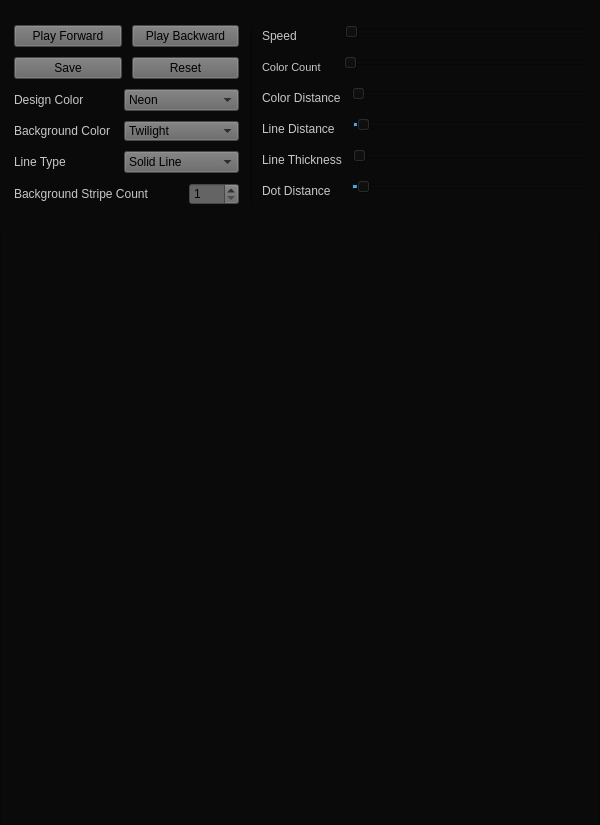
<?xml version="1.0" encoding="UTF-8"?>
<ui version="4.0">
 <class>Form</class>
 <widget class="QWidget" name="Form">
  <property name="geometry">
   <rect>
    <x>0</x>
    <y>0</y>
    <width>600</width>
    <height>825</height>
   </rect>
  </property>
  <property name="minimumSize">
   <size>
    <width>600</width>
    <height>800</height>
   </size>
  </property>
  <property name="windowTitle">
   <string>Form</string>
  </property>
  <property name="styleSheet">
   <string notr="true">background-color: rgb(10, 10, 10);</string>
  </property>
  <widget class="QGraphicsView" name="graphicsView">
   <property name="geometry">
    <rect>
     <x>0</x>
     <y>225</y>
     <width>600</width>
     <height>600</height>
    </rect>
   </property>
   <property name="sizePolicy">
    <sizepolicy hsizetype="Expanding" vsizetype="Expanding">
     <horstretch>0</horstretch>
     <verstretch>0</verstretch>
    </sizepolicy>
   </property>
   <property name="minimumSize">
    <size>
     <width>600</width>
     <height>600</height>
    </size>
   </property>
   <property name="maximumSize">
    <size>
     <width>2000</width>
     <height>2000</height>
    </size>
   </property>
   <property name="font">
    <font>
     <stylestrategy>PreferAntialias</stylestrategy>
    </font>
   </property>
   <property name="styleSheet">
    <string notr="true">background-color: rgb(10, 10, 10);</string>
   </property>
   <property name="verticalScrollBarPolicy">
    <enum>Qt::ScrollBarAlwaysOff</enum>
   </property>
   <property name="horizontalScrollBarPolicy">
    <enum>Qt::ScrollBarAlwaysOff</enum>
   </property>
   <property name="sizeAdjustPolicy">
    <enum>QAbstractScrollArea::AdjustIgnored</enum>
   </property>
   <property name="renderHints">
    <set>QPainter::Antialiasing</set>
   </property>
   <property name="cacheMode">
    <set>QGraphicsView::CacheNone</set>
   </property>
   <property name="viewportUpdateMode">
    <enum>QGraphicsView::MinimalViewportUpdate</enum>
   </property>
   <property name="rubberBandSelectionMode">
    <enum>Qt::IntersectsItemShape</enum>
   </property>
  </widget>
  <widget class="QWidget" name="verticalLayoutWidget">
   <property name="geometry">
    <rect>
     <x>-1</x>
     <y>-1</y>
     <width>752</width>
     <height>232</height>
    </rect>
   </property>
   <layout class="QVBoxLayout" name="verticalLayout_00">
    <property name="spacing">
     <number>5</number>
    </property>
    <item>
     <layout class="QHBoxLayout" name="horizontalLayout_00_widget_area">
      <property name="spacing">
       <number>10</number>
      </property>
      <property name="sizeConstraint">
       <enum>QLayout::SetDefaultConstraint</enum>
      </property>
      <property name="leftMargin">
       <number>5</number>
      </property>
      <property name="topMargin">
       <number>5</number>
      </property>
      <property name="rightMargin">
       <number>5</number>
      </property>
      <property name="bottomMargin">
       <number>5</number>
      </property>
      <item>
       <spacer name="horizontalSpacer_00_left">
        <property name="orientation">
         <enum>Qt::Horizontal</enum>
        </property>
        <property name="sizeType">
         <enum>QSizePolicy::Fixed</enum>
        </property>
        <property name="sizeHint" stdset="0">
         <size>
          <width>10</width>
          <height>5</height>
         </size>
        </property>
       </spacer>
      </item>
      <item>
       <layout class="QVBoxLayout" name="verticalLayout_01_buttons_and_combo_boxes">
        <item>
         <layout class="QHBoxLayout" name="horizontalLayout_01_forward_and_backward">
          <item>
           <widget class="QPushButton" name="play_forward_button">
            <property name="palette">
             <palette>
              <active>
               <colorrole role="Button">
                <brush brushstyle="SolidPattern">
                 <color alpha="255">
                  <red>100</red>
                  <green>100</green>
                  <blue>100</blue>
                 </color>
                </brush>
               </colorrole>
               <colorrole role="Base">
                <brush brushstyle="SolidPattern">
                 <color alpha="255">
                  <red>100</red>
                  <green>100</green>
                  <blue>100</blue>
                 </color>
                </brush>
               </colorrole>
               <colorrole role="Window">
                <brush brushstyle="SolidPattern">
                 <color alpha="255">
                  <red>100</red>
                  <green>100</green>
                  <blue>100</blue>
                 </color>
                </brush>
               </colorrole>
              </active>
              <inactive>
               <colorrole role="Button">
                <brush brushstyle="SolidPattern">
                 <color alpha="255">
                  <red>100</red>
                  <green>100</green>
                  <blue>100</blue>
                 </color>
                </brush>
               </colorrole>
               <colorrole role="Base">
                <brush brushstyle="SolidPattern">
                 <color alpha="255">
                  <red>100</red>
                  <green>100</green>
                  <blue>100</blue>
                 </color>
                </brush>
               </colorrole>
               <colorrole role="Window">
                <brush brushstyle="SolidPattern">
                 <color alpha="255">
                  <red>100</red>
                  <green>100</green>
                  <blue>100</blue>
                 </color>
                </brush>
               </colorrole>
              </inactive>
              <disabled>
               <colorrole role="Button">
                <brush brushstyle="SolidPattern">
                 <color alpha="255">
                  <red>100</red>
                  <green>100</green>
                  <blue>100</blue>
                 </color>
                </brush>
               </colorrole>
               <colorrole role="Base">
                <brush brushstyle="SolidPattern">
                 <color alpha="255">
                  <red>100</red>
                  <green>100</green>
                  <blue>100</blue>
                 </color>
                </brush>
               </colorrole>
               <colorrole role="Window">
                <brush brushstyle="SolidPattern">
                 <color alpha="255">
                  <red>100</red>
                  <green>100</green>
                  <blue>100</blue>
                 </color>
                </brush>
               </colorrole>
              </disabled>
             </palette>
            </property>
            <property name="toolTip">
             <string>&lt;html&gt;&lt;head/&gt;&lt;body&gt;&lt;p&gt;Move image forward&lt;/p&gt;&lt;/body&gt;&lt;/html&gt;</string>
            </property>
            <property name="styleSheet">
             <string notr="true">background-color: rgb(100, 100, 100);</string>
            </property>
            <property name="text">
             <string>Play Forward</string>
            </property>
           </widget>
          </item>
          <item>
           <widget class="QPushButton" name="play_backward_button">
            <property name="palette">
             <palette>
              <active>
               <colorrole role="Button">
                <brush brushstyle="SolidPattern">
                 <color alpha="255">
                  <red>100</red>
                  <green>100</green>
                  <blue>100</blue>
                 </color>
                </brush>
               </colorrole>
               <colorrole role="Base">
                <brush brushstyle="SolidPattern">
                 <color alpha="255">
                  <red>100</red>
                  <green>100</green>
                  <blue>100</blue>
                 </color>
                </brush>
               </colorrole>
               <colorrole role="Window">
                <brush brushstyle="SolidPattern">
                 <color alpha="255">
                  <red>100</red>
                  <green>100</green>
                  <blue>100</blue>
                 </color>
                </brush>
               </colorrole>
              </active>
              <inactive>
               <colorrole role="Button">
                <brush brushstyle="SolidPattern">
                 <color alpha="255">
                  <red>100</red>
                  <green>100</green>
                  <blue>100</blue>
                 </color>
                </brush>
               </colorrole>
               <colorrole role="Base">
                <brush brushstyle="SolidPattern">
                 <color alpha="255">
                  <red>100</red>
                  <green>100</green>
                  <blue>100</blue>
                 </color>
                </brush>
               </colorrole>
               <colorrole role="Window">
                <brush brushstyle="SolidPattern">
                 <color alpha="255">
                  <red>100</red>
                  <green>100</green>
                  <blue>100</blue>
                 </color>
                </brush>
               </colorrole>
              </inactive>
              <disabled>
               <colorrole role="Button">
                <brush brushstyle="SolidPattern">
                 <color alpha="255">
                  <red>100</red>
                  <green>100</green>
                  <blue>100</blue>
                 </color>
                </brush>
               </colorrole>
               <colorrole role="Base">
                <brush brushstyle="SolidPattern">
                 <color alpha="255">
                  <red>100</red>
                  <green>100</green>
                  <blue>100</blue>
                 </color>
                </brush>
               </colorrole>
               <colorrole role="Window">
                <brush brushstyle="SolidPattern">
                 <color alpha="255">
                  <red>100</red>
                  <green>100</green>
                  <blue>100</blue>
                 </color>
                </brush>
               </colorrole>
              </disabled>
             </palette>
            </property>
            <property name="toolTip">
             <string>&lt;html&gt;&lt;head/&gt;&lt;body&gt;&lt;p&gt;Move image backward&lt;/p&gt;&lt;/body&gt;&lt;/html&gt;</string>
            </property>
            <property name="styleSheet">
             <string notr="true">background-color: rgb(100, 100, 100);</string>
            </property>
            <property name="text">
             <string>Play Backward</string>
            </property>
           </widget>
          </item>
         </layout>
        </item>
        <item>
         <layout class="QHBoxLayout" name="horizontalLayout_02_save_and_reset">
          <item>
           <widget class="QPushButton" name="save_button">
            <property name="palette">
             <palette>
              <active>
               <colorrole role="Button">
                <brush brushstyle="SolidPattern">
                 <color alpha="255">
                  <red>100</red>
                  <green>100</green>
                  <blue>100</blue>
                 </color>
                </brush>
               </colorrole>
               <colorrole role="Base">
                <brush brushstyle="SolidPattern">
                 <color alpha="255">
                  <red>100</red>
                  <green>100</green>
                  <blue>100</blue>
                 </color>
                </brush>
               </colorrole>
               <colorrole role="Window">
                <brush brushstyle="SolidPattern">
                 <color alpha="255">
                  <red>100</red>
                  <green>100</green>
                  <blue>100</blue>
                 </color>
                </brush>
               </colorrole>
              </active>
              <inactive>
               <colorrole role="Button">
                <brush brushstyle="SolidPattern">
                 <color alpha="255">
                  <red>100</red>
                  <green>100</green>
                  <blue>100</blue>
                 </color>
                </brush>
               </colorrole>
               <colorrole role="Base">
                <brush brushstyle="SolidPattern">
                 <color alpha="255">
                  <red>100</red>
                  <green>100</green>
                  <blue>100</blue>
                 </color>
                </brush>
               </colorrole>
               <colorrole role="Window">
                <brush brushstyle="SolidPattern">
                 <color alpha="255">
                  <red>100</red>
                  <green>100</green>
                  <blue>100</blue>
                 </color>
                </brush>
               </colorrole>
              </inactive>
              <disabled>
               <colorrole role="Button">
                <brush brushstyle="SolidPattern">
                 <color alpha="255">
                  <red>100</red>
                  <green>100</green>
                  <blue>100</blue>
                 </color>
                </brush>
               </colorrole>
               <colorrole role="Base">
                <brush brushstyle="SolidPattern">
                 <color alpha="255">
                  <red>100</red>
                  <green>100</green>
                  <blue>100</blue>
                 </color>
                </brush>
               </colorrole>
               <colorrole role="Window">
                <brush brushstyle="SolidPattern">
                 <color alpha="255">
                  <red>100</red>
                  <green>100</green>
                  <blue>100</blue>
                 </color>
                </brush>
               </colorrole>
              </disabled>
             </palette>
            </property>
            <property name="toolTip">
             <string>&lt;html&gt;&lt;head/&gt;&lt;body&gt;&lt;p&gt;Save current image as a PNG file&lt;/p&gt;&lt;/body&gt;&lt;/html&gt;</string>
            </property>
            <property name="styleSheet">
             <string notr="true">background-color: rgb(100, 100, 100);</string>
            </property>
            <property name="text">
             <string>Save</string>
            </property>
           </widget>
          </item>
          <item>
           <widget class="QPushButton" name="reset_button">
            <property name="palette">
             <palette>
              <active>
               <colorrole role="Button">
                <brush brushstyle="SolidPattern">
                 <color alpha="255">
                  <red>100</red>
                  <green>100</green>
                  <blue>100</blue>
                 </color>
                </brush>
               </colorrole>
               <colorrole role="Base">
                <brush brushstyle="SolidPattern">
                 <color alpha="255">
                  <red>100</red>
                  <green>100</green>
                  <blue>100</blue>
                 </color>
                </brush>
               </colorrole>
               <colorrole role="Window">
                <brush brushstyle="SolidPattern">
                 <color alpha="255">
                  <red>100</red>
                  <green>100</green>
                  <blue>100</blue>
                 </color>
                </brush>
               </colorrole>
              </active>
              <inactive>
               <colorrole role="Button">
                <brush brushstyle="SolidPattern">
                 <color alpha="255">
                  <red>100</red>
                  <green>100</green>
                  <blue>100</blue>
                 </color>
                </brush>
               </colorrole>
               <colorrole role="Base">
                <brush brushstyle="SolidPattern">
                 <color alpha="255">
                  <red>100</red>
                  <green>100</green>
                  <blue>100</blue>
                 </color>
                </brush>
               </colorrole>
               <colorrole role="Window">
                <brush brushstyle="SolidPattern">
                 <color alpha="255">
                  <red>100</red>
                  <green>100</green>
                  <blue>100</blue>
                 </color>
                </brush>
               </colorrole>
              </inactive>
              <disabled>
               <colorrole role="Button">
                <brush brushstyle="SolidPattern">
                 <color alpha="255">
                  <red>100</red>
                  <green>100</green>
                  <blue>100</blue>
                 </color>
                </brush>
               </colorrole>
               <colorrole role="Base">
                <brush brushstyle="SolidPattern">
                 <color alpha="255">
                  <red>100</red>
                  <green>100</green>
                  <blue>100</blue>
                 </color>
                </brush>
               </colorrole>
               <colorrole role="Window">
                <brush brushstyle="SolidPattern">
                 <color alpha="255">
                  <red>100</red>
                  <green>100</green>
                  <blue>100</blue>
                 </color>
                </brush>
               </colorrole>
              </disabled>
             </palette>
            </property>
            <property name="toolTip">
             <string>&lt;html&gt;&lt;head/&gt;&lt;body&gt;&lt;p&gt;Reset to default settings&lt;/p&gt;&lt;/body&gt;&lt;/html&gt;</string>
            </property>
            <property name="styleSheet">
             <string notr="true">background-color: rgb(100, 100, 100);</string>
            </property>
            <property name="text">
             <string>Reset</string>
            </property>
           </widget>
          </item>
         </layout>
        </item>
        <item>
         <layout class="QVBoxLayout" name="verticalLayout_03_combo_boxes">
          <item>
           <layout class="QHBoxLayout" name="horizontalLayout_03_design_color">
            <item>
             <widget class="QLabel" name="label_00_design_color">
              <property name="enabled">
               <bool>true</bool>
              </property>
              <property name="sizePolicy">
               <sizepolicy hsizetype="Fixed" vsizetype="Fixed">
                <horstretch>0</horstretch>
                <verstretch>0</verstretch>
               </sizepolicy>
              </property>
              <property name="minimumSize">
               <size>
                <width>100</width>
                <height>0</height>
               </size>
              </property>
              <property name="styleSheet">
               <string notr="true">color: rgb(200, 200, 200);</string>
              </property>
              <property name="text">
               <string>Design Color</string>
              </property>
              <property name="alignment">
               <set>Qt::AlignLeading|Qt::AlignLeft|Qt::AlignVCenter</set>
              </property>
             </widget>
            </item>
            <item>
             <widget class="QComboBox" name="combo_box_00_design_color">
              <property name="minimumSize">
               <size>
                <width>115</width>
                <height>0</height>
               </size>
              </property>
              <property name="maximumSize">
               <size>
                <width>125</width>
                <height>16777215</height>
               </size>
              </property>
              <property name="toolTip">
               <string>&lt;html&gt;&lt;head/&gt;&lt;body&gt;&lt;p&gt;Change the design color set&lt;/p&gt;&lt;/body&gt;&lt;/html&gt;</string>
              </property>
              <property name="styleSheet">
               <string notr="true">background-color: rgb(100, 100, 100);</string>
              </property>
              <property name="currentText">
               <string>Neon</string>
              </property>
              <property name="placeholderText">
               <string/>
              </property>
              <item>
               <property name="text">
                <string>Neon</string>
               </property>
              </item>
              <item>
               <property name="text">
                <string>Warm</string>
               </property>
              </item>
              <item>
               <property name="text">
                <string>Golden</string>
               </property>
              </item>
              <item>
               <property name="text">
                <string>Rustic</string>
               </property>
              </item>
              <item>
               <property name="text">
                <string>Greytone</string>
               </property>
              </item>
             </widget>
            </item>
           </layout>
          </item>
          <item>
           <layout class="QHBoxLayout" name="horizontalLayout_04_background_color">
            <item>
             <widget class="QLabel" name="label_01_background_color">
              <property name="enabled">
               <bool>true</bool>
              </property>
              <property name="minimumSize">
               <size>
                <width>100</width>
                <height>0</height>
               </size>
              </property>
              <property name="styleSheet">
               <string notr="true">color: rgb(200, 200, 200);</string>
              </property>
              <property name="text">
               <string>Background Color</string>
              </property>
              <property name="alignment">
               <set>Qt::AlignLeading|Qt::AlignLeft|Qt::AlignVCenter</set>
              </property>
             </widget>
            </item>
            <item>
             <widget class="QComboBox" name="combo_box_01_background_colors">
              <property name="minimumSize">
               <size>
                <width>115</width>
                <height>20</height>
               </size>
              </property>
              <property name="maximumSize">
               <size>
                <width>100</width>
                <height>16777215</height>
               </size>
              </property>
              <property name="toolTip">
               <string>&lt;html&gt;&lt;head/&gt;&lt;body&gt;&lt;p&gt;Change the background color set&lt;/p&gt;&lt;/body&gt;&lt;/html&gt;</string>
              </property>
              <property name="whatsThis">
               <string>&lt;html&gt;&lt;head/&gt;&lt;body&gt;&lt;p&gt;&lt;br/&gt;&lt;/p&gt;&lt;/body&gt;&lt;/html&gt;</string>
              </property>
              <property name="styleSheet">
               <string notr="true">background-color: rgb(100, 100, 100);</string>
              </property>
              <property name="editable">
               <bool>false</bool>
              </property>
              <property name="currentText">
               <string>Twilight</string>
              </property>
              <property name="sizeAdjustPolicy">
               <enum>QComboBox::AdjustToContentsOnFirstShow</enum>
              </property>
              <property name="placeholderText">
               <string/>
              </property>
              <item>
               <property name="text">
                <string>Twilight</string>
               </property>
              </item>
              <item>
               <property name="text">
                <string>Sunset</string>
               </property>
              </item>
              <item>
               <property name="text">
                <string>Candyland</string>
               </property>
              </item>
              <item>
               <property name="text">
                <string>Ocean View</string>
               </property>
              </item>
              <item>
               <property name="text">
                <string>Midnight</string>
               </property>
              </item>
             </widget>
            </item>
           </layout>
          </item>
          <item>
           <layout class="QHBoxLayout" name="horizontalLayout_05_line_type">
            <item>
             <widget class="QLabel" name="label_02_line_type">
              <property name="enabled">
               <bool>true</bool>
              </property>
              <property name="styleSheet">
               <string notr="true">color: rgb(200, 200, 200);</string>
              </property>
              <property name="text">
               <string>Line Type</string>
              </property>
              <property name="alignment">
               <set>Qt::AlignLeading|Qt::AlignLeft|Qt::AlignVCenter</set>
              </property>
             </widget>
            </item>
            <item>
             <widget class="QComboBox" name="line_type_combo_box">
              <property name="minimumSize">
               <size>
                <width>115</width>
                <height>0</height>
               </size>
              </property>
              <property name="maximumSize">
               <size>
                <width>100</width>
                <height>16777215</height>
               </size>
              </property>
              <property name="toolTip">
               <string>&lt;html&gt;&lt;head/&gt;&lt;body&gt;&lt;p&gt;Change the line type used in the design&lt;/p&gt;&lt;/body&gt;&lt;/html&gt;</string>
              </property>
              <property name="styleSheet">
               <string notr="true">background-color: rgb(100, 100, 100);</string>
              </property>
              <property name="currentText">
               <string>Solid Line</string>
              </property>
              <property name="placeholderText">
               <string/>
              </property>
              <item>
               <property name="text">
                <string>Solid Line</string>
               </property>
              </item>
              <item>
               <property name="text">
                <string>Dash Line</string>
               </property>
              </item>
              <item>
               <property name="text">
                <string>Dot Line</string>
               </property>
              </item>
              <item>
               <property name="text">
                <string>Dash Dot Line</string>
               </property>
              </item>
             </widget>
            </item>
           </layout>
          </item>
          <item>
           <layout class="QHBoxLayout" name="horizontalLayout_06_background_stripe_count">
            <item>
             <widget class="QLabel" name="label_03_background_stripe_count">
              <property name="enabled">
               <bool>true</bool>
              </property>
              <property name="styleSheet">
               <string notr="true">color: rgb(200, 200, 200);</string>
              </property>
              <property name="text">
               <string>Background Stripe Count</string>
              </property>
              <property name="alignment">
               <set>Qt::AlignLeading|Qt::AlignLeft|Qt::AlignVCenter</set>
              </property>
             </widget>
            </item>
            <item>
             <widget class="QSpinBox" name="background_stripe_count_spin_box">
              <property name="maximumSize">
               <size>
                <width>50</width>
                <height>16777215</height>
               </size>
              </property>
              <property name="toolTip">
               <string>&lt;html&gt;&lt;head/&gt;&lt;body&gt;&lt;p&gt;Adjust the number of stripes in the background&lt;/p&gt;&lt;/body&gt;&lt;/html&gt;</string>
              </property>
              <property name="autoFillBackground">
               <bool>false</bool>
              </property>
              <property name="styleSheet">
               <string notr="true">background-color: rgb(100, 100, 100);

</string>
              </property>
              <property name="buttonSymbols">
               <enum>QAbstractSpinBox::UpDownArrows</enum>
              </property>
              <property name="minimum">
               <number>1</number>
              </property>
              <property name="maximum">
               <number>25</number>
              </property>
              <property name="value">
               <number>1</number>
              </property>
             </widget>
            </item>
           </layout>
          </item>
         </layout>
        </item>
       </layout>
      </item>
      <item>
       <widget class="Line" name="line">
        <property name="frameShadow">
         <enum>QFrame::Raised</enum>
        </property>
        <property name="lineWidth">
         <number>2</number>
        </property>
        <property name="orientation">
         <enum>Qt::Vertical</enum>
        </property>
       </widget>
      </item>
      <item>
       <layout class="QVBoxLayout" name="verticalLayout_02_sliders">
        <property name="sizeConstraint">
         <enum>QLayout::SetDefaultConstraint</enum>
        </property>
        <item>
         <layout class="QHBoxLayout" name="horizontalLayout_07_speed">
          <property name="spacing">
           <number>7</number>
          </property>
          <property name="sizeConstraint">
           <enum>QLayout::SetMaximumSize</enum>
          </property>
          <item>
           <widget class="QLabel" name="label_04_speed">
            <property name="sizePolicy">
             <sizepolicy hsizetype="Fixed" vsizetype="Preferred">
              <horstretch>0</horstretch>
              <verstretch>0</verstretch>
             </sizepolicy>
            </property>
            <property name="styleSheet">
             <string notr="true">color: rgb(200, 200, 200);</string>
            </property>
            <property name="text">
             <string>Speed            </string>
            </property>
           </widget>
          </item>
          <item>
           <widget class="QSlider" name="slider_00_speed">
            <property name="enabled">
             <bool>true</bool>
            </property>
            <property name="sizePolicy">
             <sizepolicy hsizetype="Fixed" vsizetype="Fixed">
              <horstretch>0</horstretch>
              <verstretch>0</verstretch>
             </sizepolicy>
            </property>
            <property name="maximumSize">
             <size>
              <width>250</width>
              <height>16777215</height>
             </size>
            </property>
            <property name="toolTip">
             <string>&lt;html&gt;&lt;head/&gt;&lt;body&gt;&lt;p&gt;Adjust the speed of the design&lt;/p&gt;&lt;/body&gt;&lt;/html&gt;</string>
            </property>
            <property name="minimum">
             <number>1</number>
            </property>
            <property name="maximum">
             <number>90</number>
            </property>
            <property name="pageStep">
             <number>1</number>
            </property>
            <property name="value">
             <number>1</number>
            </property>
            <property name="orientation">
             <enum>Qt::Horizontal</enum>
            </property>
            <property name="tickPosition">
             <enum>QSlider::TicksBelow</enum>
            </property>
            <property name="tickInterval">
             <number>10</number>
            </property>
           </widget>
          </item>
         </layout>
        </item>
        <item>
         <layout class="QHBoxLayout" name="horizontalLayout_08_color_count">
          <item>
           <widget class="QLabel" name="label_05_color_count">
            <property name="font">
             <font>
              <pointsize>8</pointsize>
             </font>
            </property>
            <property name="styleSheet">
             <string notr="true">color: rgb(200, 200, 200);</string>
            </property>
            <property name="text">
             <string>Color Count    </string>
            </property>
           </widget>
          </item>
          <item>
           <widget class="QSlider" name="slider_01_color_count">
            <property name="toolTip">
             <string>&lt;html&gt;&lt;head/&gt;&lt;body&gt;&lt;p&gt;Adjust the number of colors (thus the number of lines) used in the design&lt;/p&gt;&lt;/body&gt;&lt;/html&gt;</string>
            </property>
            <property name="minimum">
             <number>1</number>
            </property>
            <property name="maximum">
             <number>10</number>
            </property>
            <property name="pageStep">
             <number>1</number>
            </property>
            <property name="sliderPosition">
             <number>1</number>
            </property>
            <property name="tracking">
             <bool>true</bool>
            </property>
            <property name="orientation">
             <enum>Qt::Horizontal</enum>
            </property>
            <property name="tickPosition">
             <enum>QSlider::TicksBelow</enum>
            </property>
            <property name="tickInterval">
             <number>1</number>
            </property>
           </widget>
          </item>
         </layout>
        </item>
        <item>
         <layout class="QHBoxLayout" name="horizontalLayout_09_color_distance">
          <item>
           <widget class="QLabel" name="label_06_color_distance">
            <property name="styleSheet">
             <string notr="true">color: rgb(200, 200, 200);</string>
            </property>
            <property name="text">
             <string>Color Distance</string>
            </property>
           </widget>
          </item>
          <item>
           <widget class="QSlider" name="slider_02_color_distance">
            <property name="toolTip">
             <string>&lt;html&gt;&lt;head/&gt;&lt;body&gt;&lt;p&gt;Adjust the distance between lines of different hues in the design&lt;/p&gt;&lt;/body&gt;&lt;/html&gt;</string>
            </property>
            <property name="minimum">
             <number>25</number>
            </property>
            <property name="maximum">
             <number>250</number>
            </property>
            <property name="pageStep">
             <number>25</number>
            </property>
            <property name="orientation">
             <enum>Qt::Horizontal</enum>
            </property>
            <property name="tickPosition">
             <enum>QSlider::TicksBelow</enum>
            </property>
            <property name="tickInterval">
             <number>25</number>
            </property>
           </widget>
          </item>
         </layout>
        </item>
        <item>
         <layout class="QHBoxLayout" name="horizontalLayout_10_line_distance">
          <item>
           <widget class="QLabel" name="label_07_line_distance">
            <property name="styleSheet">
             <string notr="true">color: rgb(200, 200, 200);</string>
            </property>
            <property name="text">
             <string>Line Distance  </string>
            </property>
           </widget>
          </item>
          <item>
           <widget class="QSlider" name="slider_03_line_distance">
            <property name="toolTip">
             <string>&lt;html&gt;&lt;head/&gt;&lt;body&gt;&lt;p&gt;Adjust how closely knit lines of the same hue are&lt;/p&gt;&lt;/body&gt;&lt;/html&gt;</string>
            </property>
            <property name="minimum">
             <number>10</number>
            </property>
            <property name="maximum">
             <number>261</number>
            </property>
            <property name="pageStep">
             <number>25</number>
            </property>
            <property name="sliderPosition">
             <number>15</number>
            </property>
            <property name="orientation">
             <enum>Qt::Horizontal</enum>
            </property>
            <property name="tickPosition">
             <enum>QSlider::TicksBelow</enum>
            </property>
            <property name="tickInterval">
             <number>28</number>
            </property>
           </widget>
          </item>
         </layout>
        </item>
        <item>
         <layout class="QHBoxLayout" name="horizontalLayout_11_line_thickness">
          <item>
           <widget class="QLabel" name="label_08_line_thickness">
            <property name="styleSheet">
             <string notr="true">color: rgb(200, 200, 200);</string>
            </property>
            <property name="text">
             <string>Line Thickness</string>
            </property>
           </widget>
          </item>
          <item>
           <widget class="QSlider" name="slider_04_line_thickness">
            <property name="toolTip">
             <string>&lt;html&gt;&lt;head/&gt;&lt;body&gt;&lt;p&gt;Adjust the thickness of each line in the design&lt;/p&gt;&lt;/body&gt;&lt;/html&gt;</string>
            </property>
            <property name="minimum">
             <number>1</number>
            </property>
            <property name="maximum">
             <number>10</number>
            </property>
            <property name="pageStep">
             <number>1</number>
            </property>
            <property name="orientation">
             <enum>Qt::Horizontal</enum>
            </property>
            <property name="tickPosition">
             <enum>QSlider::TicksBelow</enum>
            </property>
            <property name="tickInterval">
             <number>1</number>
            </property>
           </widget>
          </item>
         </layout>
        </item>
        <item>
         <layout class="QHBoxLayout" name="horizontalLayout_12_dot_distance">
          <item>
           <widget class="QLabel" name="label_09_dot_distance">
            <property name="styleSheet">
             <string notr="true">color: rgb(200, 200, 200);</string>
            </property>
            <property name="text">
             <string>Dot Distance   </string>
            </property>
           </widget>
          </item>
          <item>
           <widget class="QSlider" name="slider_05_dot_distance">
            <property name="toolTip">
             <string>&lt;html&gt;&lt;head/&gt;&lt;body&gt;&lt;p&gt;When &amp;quot;Line Type&amp;quot; is not set to &amp;quot;Solid Line&amp;quot;, this adjusts the distance between each segment of the line&lt;/p&gt;&lt;/body&gt;&lt;/html&gt;</string>
            </property>
            <property name="minimum">
             <number>0</number>
            </property>
            <property name="maximum">
             <number>45</number>
            </property>
            <property name="pageStep">
             <number>5</number>
            </property>
            <property name="sliderPosition">
             <number>1</number>
            </property>
            <property name="orientation">
             <enum>Qt::Horizontal</enum>
            </property>
            <property name="tickPosition">
             <enum>QSlider::TicksBelow</enum>
            </property>
            <property name="tickInterval">
             <number>5</number>
            </property>
           </widget>
          </item>
         </layout>
        </item>
       </layout>
      </item>
      <item>
       <spacer name="horizontalSpacer_01_right">
        <property name="orientation">
         <enum>Qt::Horizontal</enum>
        </property>
        <property name="sizeType">
         <enum>QSizePolicy::Preferred</enum>
        </property>
        <property name="sizeHint" stdset="0">
         <size>
          <width>160</width>
          <height>5</height>
         </size>
        </property>
       </spacer>
      </item>
     </layout>
    </item>
   </layout>
  </widget>
 </widget>
 <resources/>
 <connections/>
</ui>
